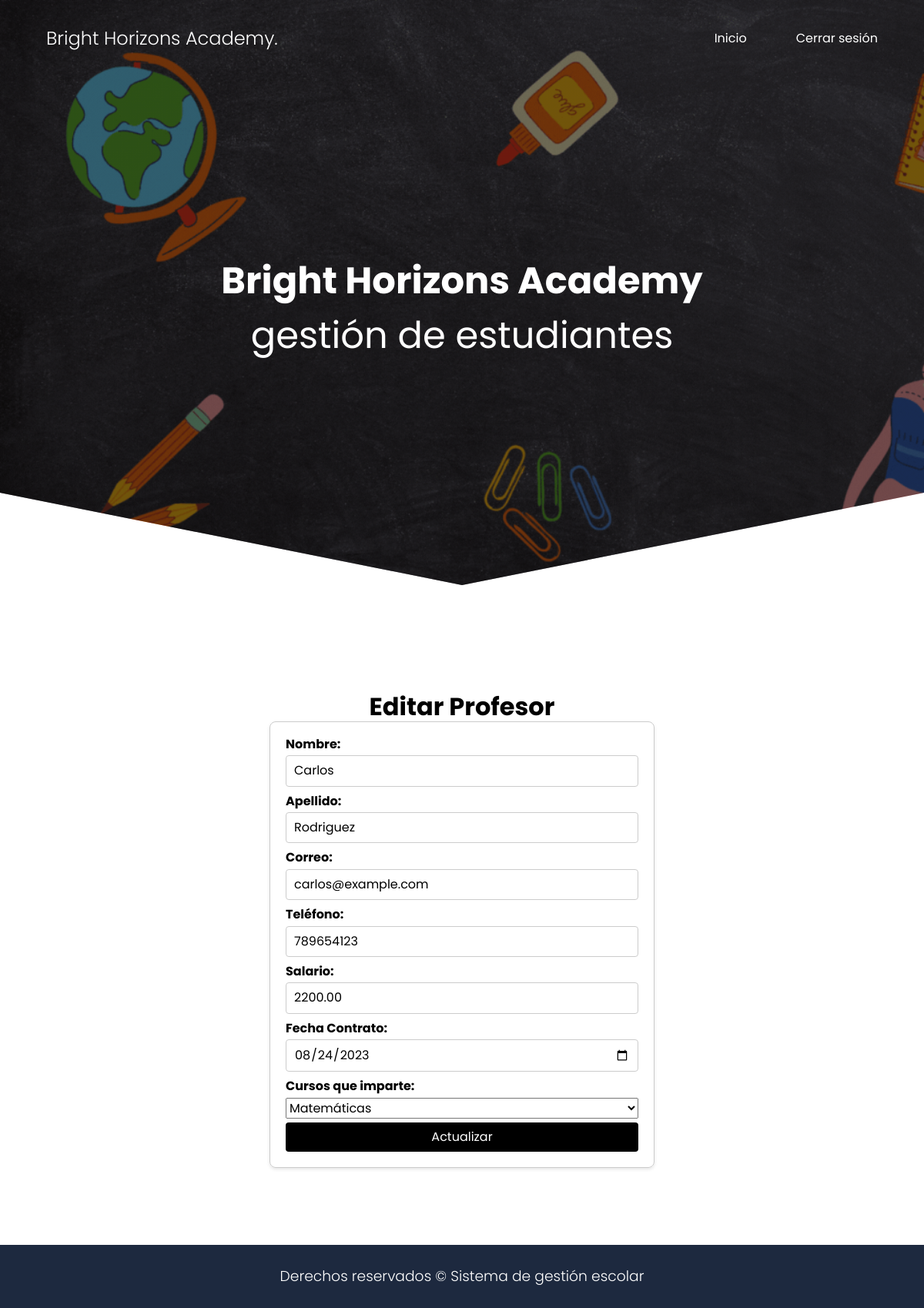
The page /controllers/profesores/editar.php?id=31 (signed in) on the database its author committed.
### tables this page shows
CREATE TABLE IF NOT EXISTS `profesores` (
  `id` int NOT NULL AUTO_INCREMENT,
  `nombre` varchar(100) DEFAULT NULL,
  `apellido` varchar(100) DEFAULT NULL,
  `correo` varchar(100) DEFAULT NULL,
  `telefono` varchar(15) DEFAULT NULL,
  `salario` decimal(10,2) DEFAULT NULL,
  `fecha_contrato` date DEFAULT NULL,
  `cursos` varchar(255) DEFAULT NULL,
  `cursos_id` int DEFAULT NULL,
  PRIMARY KEY (`id`)
);

### controllers/profesores/editar.php (the view, shortened to what this page needs)
<!DOCTYPE html>
<html>
<head>
    <link rel="stylesheet" href="../../resources/css/editar.css">
    <link rel="stylesheet" href="../../resources/css/normalize.css">
    <link rel="stylesheet" href="../../resources/css/style.css">
    <link rel="stylesheet" href="../../resources/css/em2.css">
</head>
<body>
    <header class="hero">
        <nav class="nav container">
            <div class="nav__logo">
                <h2 class="nav__title">Bright Horizons Academy.</h2>
            </div>
            <ul class="nav__link nav__link--menu">
                <li class="nav__items">
                    <a href="../../view/admin.php" class="nav__links">Inicio</a>
                </li>
                <li class="nav__items">
                    <a href="../cerrar_sesion.php" class="nav__links">Cerrar sesión</a>
                </li>
            </ul>
        </nav>
        <section class="hero__container container" id="cont">
            <h1 class="hero__title">Bright Horizons Academy</h1>
            <p class="hero__title">gestión de estudiantes</p>
        </section>
    </header>
    <section class="container">
        <h1>Editar Profesor</h1>
        <?php
        if (isset($_GET['id'])) {
            $id = $_GET['id'];
            $con = mysqli_connect("localhost", "root", "", "users");
            $query = "SELECT * FROM profesores WHERE id = $id";
            $result = mysqli_query($con, $query);
            $profesor = mysqli_fetch_assoc($result);
            $nombre = $profesor['nombre'];
            $apellido = $profesor['apellido'];
            $correo = $profesor['correo'];
            $telefono = $profesor['telefono'];
            $salario = $profesor['salario'];
            $fecha_contrato = $profesor['fecha_contrato'];
            $cursos_id = $profesor['cursos_id'];
            $query_cursos = "SELECT id, nombre FROM cursos";
            $result_cursos = mysqli_query($con, $query_cursos);
        }
        ?>
        <form action="actualizar.php" method="post">
            <label for="nombre">Nombre:</label>
            <input type="text" name="nombre" value="<?php echo $nombre; ?>" required>
            <label for="apellido">Apellido:</label>
            <input type="text" name="apellido" value="<?php echo $apellido; ?>" required>
            <label for="correo">Correo:</label>
            <input type="email" name="correo" value="<?php echo $correo; ?>" required>
            <label for="telefono">Teléfono:</label>
            <input type="text" name="telefono" value="<?php echo $telefono; ?>" required>
            <label for="salario">Salario:</label>
            <input type="number" name="salario" step="0.01" value="<?php echo $salario; ?>" required>
            <label for="fecha_contrato">Fecha Contrato:</label>
            <input type="date" name="fecha_contrato" value="<?php echo $fecha_contrato; ?>" required>
            <label for="cursos_id">Cursos que imparte:</label>
            <select name="cursos_id" required>
                <?php
                while ($curso = mysqli_fetch_assoc($result_cursos)) {
                    $selected = ($curso['id'] == $cursos_id) ? "selected" : "";
                    echo "<option value='" . $curso['id'] . "' $selected>" . $curso['nombre'] . "</option>";
                }
                ?>
            </select>
            <input type="submit" value="Actualizar">
        </form>
    </section>
    <footer class="footer">
        <section class="footer__copy container">
            <h3 class="footer__copyright">Derechos reservados &copy; Sistema de gestión escolar</h3>
        </section>
    </footer>
</body>
</html>

### resources/css/editar.css (style rules this page uses)
body { font-family: Arial, sans-serif; }
.container { max-width: 800px; margin: 0 auto; padding: 20px; }
h1 { text-align: center; }
form { max-width: 500px; margin: 0 auto; display: flex; flex-direction: column; }
label { font-weight: bold; margin-bottom: 5px; }
input[type="text"], input[type="email"], input[type="number"], input[type="date"] { width: 100%; padding: 10px; margin-bottom: 15px; border: 1px solid #ccc; border-radius: 5px; }
input[type="submit"] { background-color: #007bff; color: #fff; padding: 10px 20px; border: none; border-radius: 5px; cursor: pointer; }

### resources/css/style.css (style rules this page uses)
:root { --padding-container: 100px 0; --color-title: #001A49; }
body { font-family: 'Poppins', sans-serif; }
.container { width: 90%; max-width: 1200px; margin: 0 auto; overflow: hidden; padding: var(--padding-container); }
.hero { width: 100%; height: 100vh; min-height: 600px; max-height: 800px; position: relative; display: grid; grid-template-rows: 100px 1fr; color: #fff; }
.hero::before { content: ""; position: absolute; top: 0; left: 0; width: 100%; height: 100%; background-image: linear-gradient(180deg, #0000008c 0%, #0000008c 100%), url('../img/fondohead.gif'); background-size: cover; clip-path: polygon(0 0, 100% 0, 100% 80%, 50% 95%, 0 80%); z-index: -1; }
.nav { --padding-container: 0; height: 100%; display: flex; align-items: center; }
.nav__title { font-weight: 300; }
.nav__link { margin-left: auto; padding: 0; display: flex; gap: 4em; }
.nav__items { list-style: none; text-align: center; }
.nav__links { color: #fff; text-decoration: none; position: relative; }
.nav__links::after { content: ""; position: absolute; bottom: -2px; height: 2px; width: 100%; left: 0; background-color: #ffffff; transition: 0.3s; transition-timing-function: ease-in-out; transform: scaleX(0); }
.hero__container { max-width: 800px; --padding-container: 0; display: grid; grid-auto-rows: max-content; align-content: center; gap: 1em; padding-bottom: 100px; text-align: center; }
.hero__title { color: white; font-size: 3rem; }
.footer { background-color: #1D293F; }
.footer__copy { --padding-container: 30px 0; text-align: center; color: #fff; }
.footer__copyright { font-weight: 300; }
form { width: 50%; margin: 0 auto; border: 1px solid #ccc; padding: 20px; border-radius: 8px; box-shadow: 0 2px 4px rgba(0, 0, 0, 0.1); }
input[type="text"], input[type="email"], input[type="number"], input[type="date"] { width: 100%; padding: 10px; margin-bottom: 10px; border: 1px solid #ccc; border-radius: 4px; }
input[type="submit"] { width: 100%; padding: 10px; background-color: #000000; color: white; border: none; border-radius: 4px; cursor: pointer; margin-top: 5px; }

### rows shown on the page
profesores: nombre "Carlos", apellido "Rodriguez", correo "carlos@example.com", telefono "789654123", salario "2200.00", fecha_contrato "08/24/2023"

### other values the page prints
form field cursos_id "Matemáticas"
